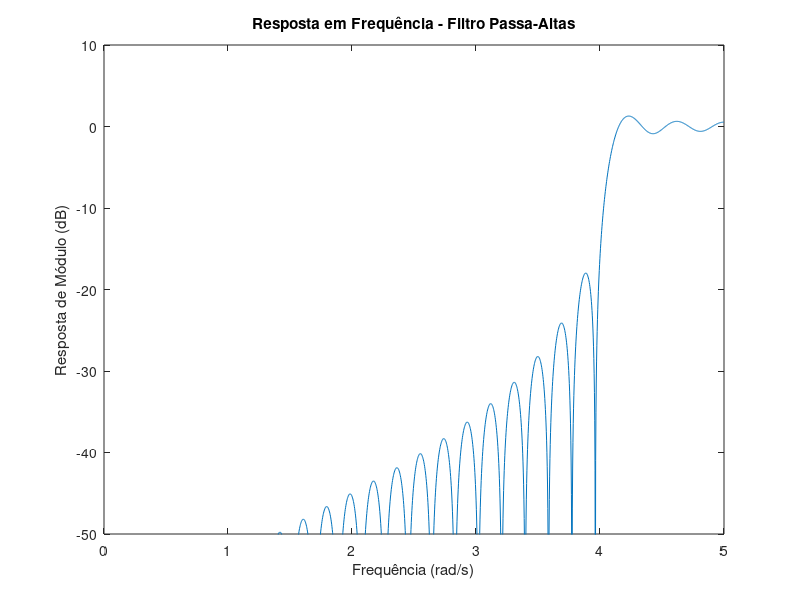
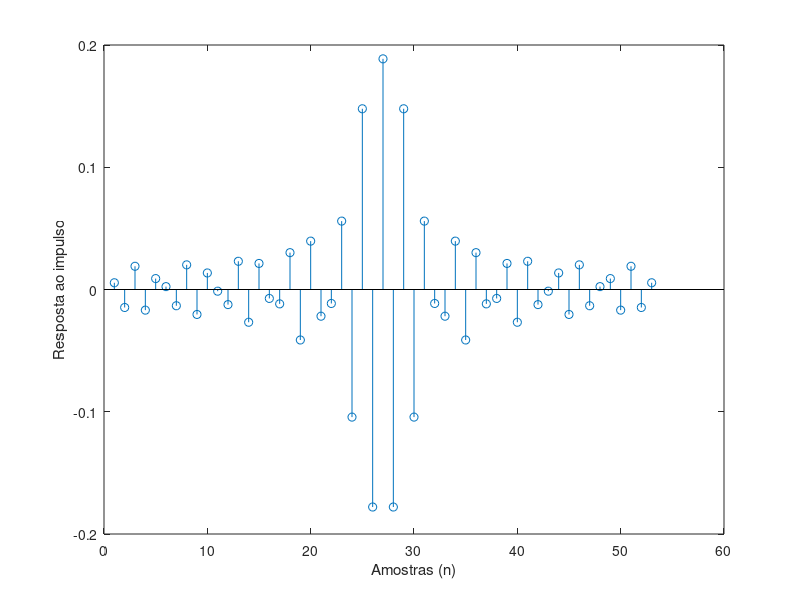

Here is the MATLAB script that generated these plots, in order:
clear all; close all; clc;

% Parâmetros do filtro
M = 52; % Comprimento do filtro menos um
N = M + 1; % Comprimento do filtro
Omega_r = 4.0; % Frequência de corte da banda de passagem
Omega_p = 4.2; % Frequência de corte da banda de rejeição
Omega_s = 10.0; % Frequência de amostragem

% Calcular índices de truncamento
kp = floor(N * Omega_p / Omega_s);
kr = floor(N * Omega_r / Omega_s);

% Ajusta kp se a diferença entre kr e kp for maior do que 1
if (kr - kp) > 1
    kp = kr - 1;
end

A = [zeros(1, kr+1) ones(1, M/2 - kp + 1)];

h = zeros(1, N);

% Calcular coeficientes do filtro FIR passa-altas
k = 1:M/2;

for n = 0:M
    h(n+1) = A(1) + 2 * sum((-1).^k .* A(k+1) .* cos(pi * k * (1 + 2*n) / N));
end

h = h ./ N;

% Calcular resposta em frequência
[H, w] = freqz(h, 1, 2048, Omega_s);

% Plotar resposta em frequência
figure;
plot(w, 20*log10(abs(H)));
axis([0 5 -50 10]);
ylabel('Resposta de Módulo (dB)');
xlabel('Frequência (rad/s)');
title('Resposta em Frequência - Filtro Passa-Altas');

% Plotando a resposta ao impulso
figure(2)
stem(h)
ylabel('Resposta ao impulso')
xlabel('Amostras (n)')

